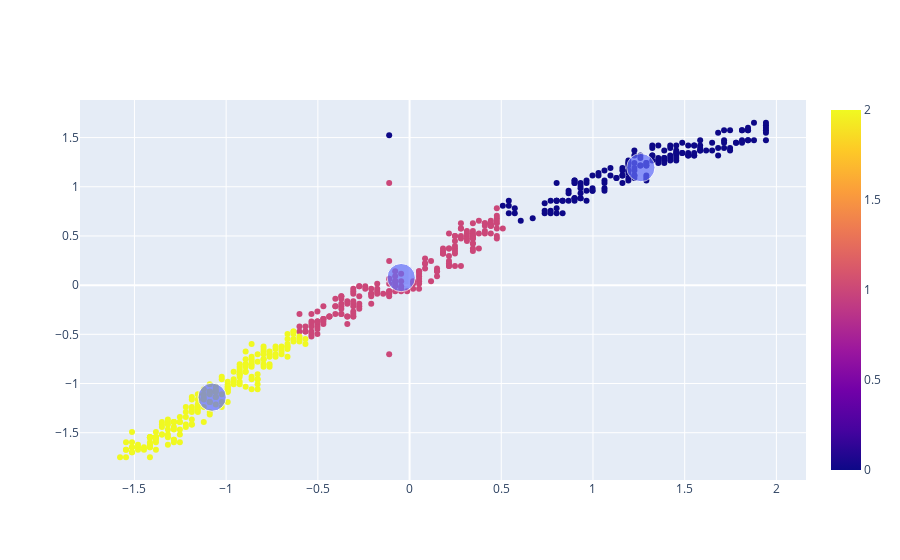

Notebook code cell kept with this figure:
### Code cell
# Clustering scatterplot
centroids_df = model_df.cluster_centers_

samples_plot = px.scatter(x=samples_df[:,0], y=samples_df[:,1], color=labels_df)
centroids_plot = px.scatter(x=centroids_df[:,0], y=centroids_df[:,1], size=[7,7,7])
final_plot = go.Figure(data=samples_plot.data + centroids_plot.data)
final_plot.show()

### Figure 1 — Plotly figure (JSON) as saved in the notebook; plotly's stock layout.template omitted (floating-point values rounded to 4 significant figures; data arrays with more than 128 entries replaced by an {"elided": "..."} marker saying what was removed)
{"data": [{"hovertemplate": "x=%{x}<br>y=%{y}<br>color=%{marker.color}<extra></extra>", "legendgroup": "", "marker": {"color": {"elided": "547 int values"}, "coloraxis": "coloraxis", "symbol": "circle"}, "mode": "markers", "name": "", "orientation": "v", "showlegend": false, "type": "scatter", "x": {"elided": "547 float values"}, "xaxis": "x", "y": {"elided": "547 float values"}, "yaxis": "y"}, {"hovertemplate": "x=%{x}<br>y=%{y}<br>size=%{marker.size}<extra></extra>", "legendgroup": "", "marker": {"color": "#636efa", "size": [7, 7, 7], "sizemode": "area", "sizeref": 0.0175, "symbol": "circle"}, "mode": "markers", "name": "", "orientation": "v", "showlegend": false, "type": "scatter", "x": [1.261, -0.04579, -1.076], "xaxis": "x", "y": [1.195, 0.07678, -1.139], "yaxis": "y"}], "layout": {}}
